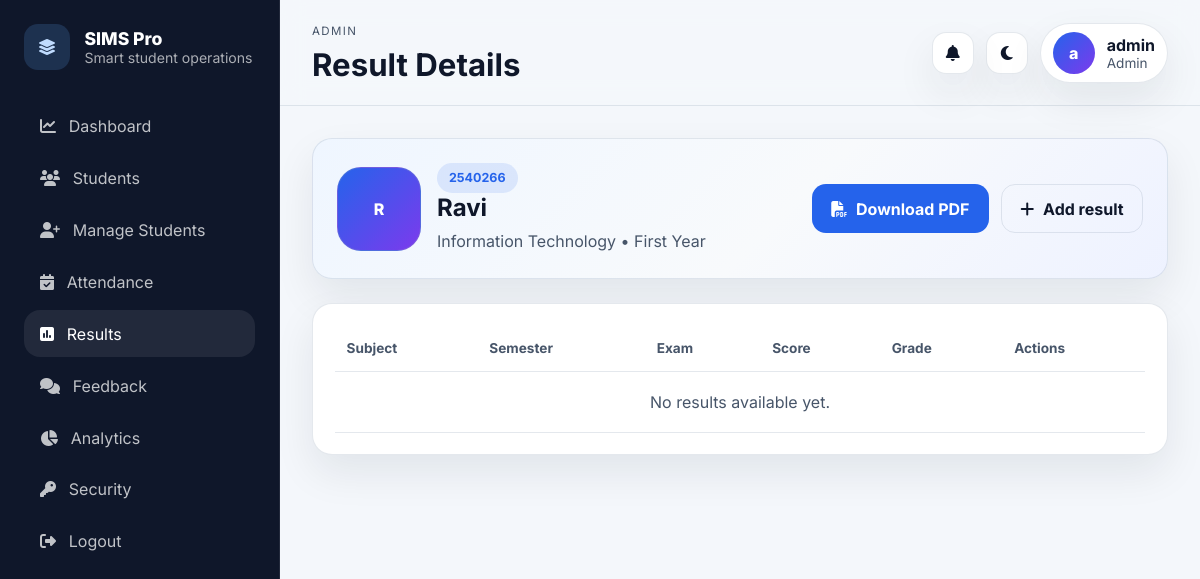
Page /results/student/11 (signed in) on the committed database.
### tables this page shows
CREATE TABLE students (
                id          INTEGER PRIMARY KEY AUTOINCREMENT,
                student_id  TEXT UNIQUE NOT NULL,
                name        TEXT NOT NULL,
                email       TEXT,
                dob         TEXT,
                gender      TEXT,
                department  TEXT NOT NULL,
                year        TEXT NOT NULL,
                status      TEXT DEFAULT 'Active',
                address     TEXT,
                enroll_date TEXT,
                created_at  TIMESTAMP DEFAULT CURRENT_TIMESTAMP
            , assigned_teacher_id INTEGER, profile_image TEXT);

### app.py (the view)
@app.route("/results/student/<int:student_id>")
@login_required
def student_results(student_id):
    student = student_or_404(student_id)
    if session.get("role") == "student" and student_id != session.get("student_db_id"):
        abort(403)
    rows = db().execute(
        "SELECT * FROM results WHERE student_id=? ORDER BY datetime(created_at) DESC",
        (student_id,),
    ).fetchall()
    return render_template("student_results.html", student=student, rows=rows, grade_color=grade_color)

### app.py (called while the page is built)
def db():
    if "db" not in g:
        g.db = sqlite3.connect(app.config["DATABASE"])
        g.db.row_factory = sqlite3.Row
        g.db.execute("PRAGMA foreign_keys = ON")
    return g.db

def csrf_token():
    if "_csrf_token" not in session:
        session["_csrf_token"] = secrets.token_urlsafe(32)
    return session["_csrf_token"]

@app.before_request
def setup_req():
    session.permanent = True
    if request.method in {"POST", "PUT", "PATCH", "DELETE"}:
        token = request.form.get("csrf_token") or request.headers.get("X-CSRFToken")
        if token != session.get("_csrf_token"):
            abort(400, description="Invalid CSRF token.")

@app.context_processor
def inject_globals():
    return {
        "current_role": session.get("role"),
        "app_name": "SIMS Pro",
        "global_notifications": build_notifications() if session.get("role") else [],
    }

def visible_clause(alias="students"):
    role = session.get("role")
    if role == "admin":
        return "1=1", []
    if role == "teacher":
        return f"{alias}.assigned_teacher_id = ?", [session["user_id"]]
    if role == "student":
        return f"{alias}.id = ?", [session["student_db_id"]]
    return "1=0", []

def student_or_404(student_id):
    where, params = visible_clause("students")
    row = db().execute(
        f"""
        SELECT students.*, users.full_name AS teacher_name
        FROM students
        LEFT JOIN users ON users.id = students.assigned_teacher_id
        WHERE students.id = ? AND {where}
        """,
        [student_id] + params,
    ).fetchone()
    if not row:
        abort(404)
    return row

def login_required(fn):
    @wraps(fn)
    def wrap(*a, **kw):
        if "user_id" not in session:
            flash("Please log in to continue.", "error")
            return redirect(url_for("login"))
        return fn(*a, **kw)
    return wrap

### templates/student_results.html (shortened to what this page needs)
{% extends "base.html" %}
{% block page_heading %}Result Details{% endblock %}
{% block content %}
<section class="profile-hero"><div class="profile-summary"><div class="profile-image profile-image--fallback">{{ student.name[0] }}</div><div><span class="badge">{{ student.student_id }}</span><h2>{{ student.name }}</h2><p>{{ student.department }} • {{ student.year }}</p></div></div><div class="hero-actions"><a class="btn btn-primary" href="{{ url_for('report_card_pdf', student_id=student.id) }}"><i class="fa-solid fa-file-pdf"></i><span>Download PDF</span></a>{% if current_role in ['admin','teacher'] %}<a class="btn btn-secondary" href="{{ url_for('add_result', student_id=student.id) }}"><i class="fa-solid fa-plus"></i><span>Add result</span></a>{% endif %}</div></section>
<section class="panel"><div class="table-wrap"><table class="data-table"><thead><tr><th>Subject</th><th>Semester</th><th>Exam</th><th>Score</th><th>Grade</th>{% if current_role in ['admin','teacher'] %}<th>Actions</th>{% endif %}</tr></thead><tbody>{% for row in rows %}<tr><td>{{ row.subject }}</td><td>{{ row.semester }}</td><td>{{ row.exam_type }}</td><td>{{ row.marks_obtained }} / {{ row.max_marks }}</td><td><span class="grade-chip" style="background: {{ grade_color(row.grade) }}">{{ row.grade }}</span></td>{% if current_role in ['admin','teacher'] %}<td class="actions-inline"><a class="icon-btn" href="{{ url_for('edit_result', result_id=row.id) }}"><i class="fa-solid fa-pen"></i></a><form method="post" action="{{ url_for('delete_result', result_id=row.id) }}" onsubmit="return confirm('Delete this result?');"><input type="hidden" name="csrf_token" value="{{ csrf_token() }}"><button class="icon-btn" type="submit"><i class="fa-solid fa-trash"></i></button></form></td>{% endif %}</tr>{% else %}<tr><td colspan="6" class="empty">No results available yet.</td></tr>{% endfor %}</tbody></table></div></section>
{% endblock %}

### static/style.css (style rules this page uses)
:root { --bg: #f4f7fb; --bg-elevated: #ffffff; --bg-accent: linear-gradient(135deg, #eff6ff, #f8fafc 55%, #eef2ff); --text: #0f172a; --text-soft: #475569; --border: rgba(148, 163, 184, 0.25); --primary: #2563eb; --primary-strong: #1d4ed8; --primary-soft: rgba(37, 99, 235, 0.12); --success: #059669; --danger: #dc2626; --warning: #d97706; --shadow: 0 18px 40px rgba(15, 23, 42, 0.08); --radius: 20px; --sidebar-width: 280px; }
* { box-sizing: border-box; }
body { margin: 0; font-family: 'Inter', sans-serif; background: var(--bg); color: var(--text); }
a { color: inherit; text-decoration: none; }
p { margin: 0; color: var(--text-soft); line-height: 1.6; }
.badge { display: inline-flex; align-items: center; gap: 0.4rem; padding: 0.45rem 0.75rem; border-radius: 999px; background: var(--primary-soft); color: var(--primary); font-size: 0.78rem; font-weight: 700; }
.user-pill__avatar, .profile-image--fallback { width: 42px; height: 42px; border-radius: 50%; display: grid; place-items: center; background: linear-gradient(135deg, var(--primary), #7c3aed); color: white; font-weight: 800; }
.panel, .hero-card, .profile-hero, .auth-panel, .stat-card, .notice, .flash { background: var(--bg-elevated); border: 1px solid var(--border); border-radius: var(--radius); box-shadow: var(--shadow); }
.hero-card, .profile-hero { padding: 1.5rem; display: flex; justify-content: space-between; gap: 1rem; align-items: center; background: var(--bg-accent); }
.hero-card h2, .profile-hero h2, .panel h3, .auth-panel h2 { margin: 0 0 0.45rem; }
.hero-actions, .form-actions { display: flex; gap: 0.75rem; flex-wrap: wrap; }
.panel { padding: 1.35rem; }
.table-wrap { overflow: auto; }
.data-table { width: 100%; border-collapse: collapse; min-width: 760px; }
.data-table th, .data-table td { padding: 0.9rem 0.75rem; border-bottom: 1px solid var(--border); vertical-align: top; }
.data-table th { text-align: left; color: var(--text-soft); font-size: 0.85rem; font-weight: 700; }
.empty { text-align: center; color: var(--text-soft); padding: 1.25rem !important; }
.btn { display: inline-flex; align-items: center; gap: 0.55rem; justify-content: center; padding: 0.85rem 1.15rem; border-radius: 14px; border: 1px solid transparent; font-weight: 700; }
.btn-primary { background: var(--primary); color: white; }
.btn-secondary { background: transparent; border-color: var(--border); color: var(--text); }
.profile-summary { display: flex; align-items: center; gap: 1rem; }
.profile-image { width: 84px; height: 84px; border-radius: 24px; object-fit: cover; border: 1px solid var(--border); }

### rows in the picture
students: name "R", student_id "2540266", name "Ravi", department "Information Technology", year "First Year"

### other values in the picture
{{ app_name }} "SIMS Pro"
{{ current_role|title }} "ADMIN"
{{ (session.get('display_name') or 'U')[0] }} "a"
{{ session.get('display_name') }} "admin"
{{ current_role|title }} "Admin"
